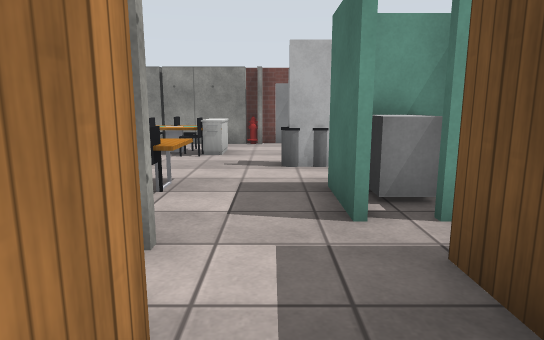
View 1 (above)

16 first-person views from a walk through a robot-simulator world made for Gazebo. The camera is 1.2 m above the floor, tilts 10° down and sees 75° across. Floor lines are 1 m apart. The floor is counted in squares, 1 m on a side. Each view is taken from the middle of a square. On the plan, view 1 faces up. The plan holds only what a view shows up to about 14 squares ahead; the rest is blank. Simple patterns stand in for the simulator's built-in surfaces. Some stock models are drawn as simple stand-ins. Some surface patterns are stand-ins.

View 2
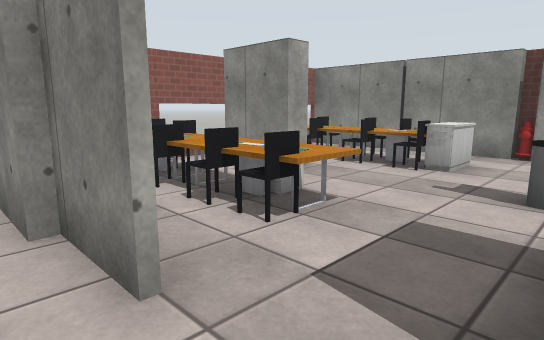

View 3
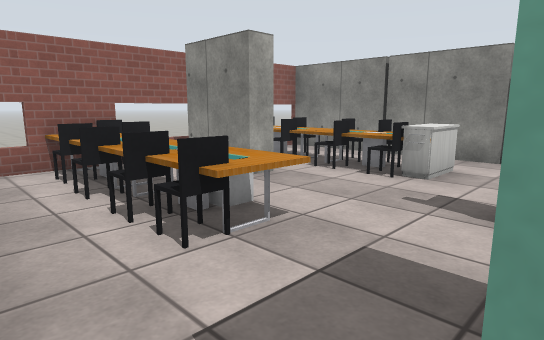

View 4
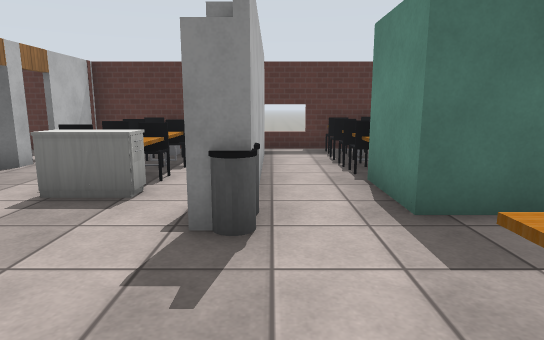

View 5
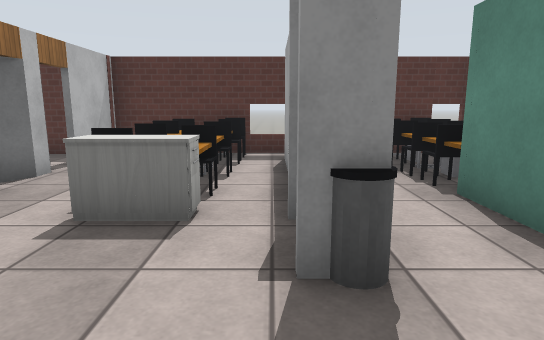

View 6
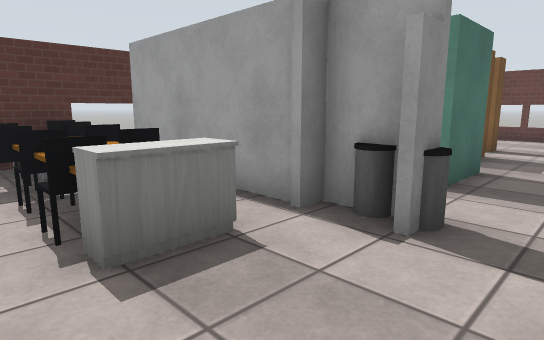

View 7
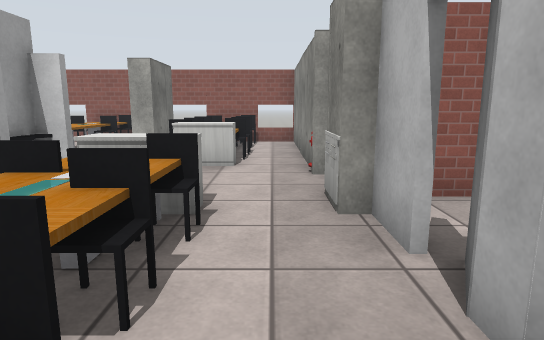

View 8
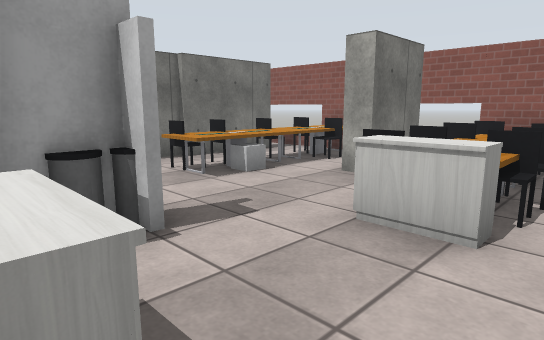

View 9
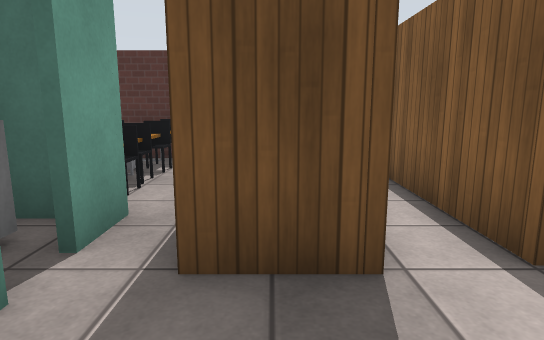

View 10
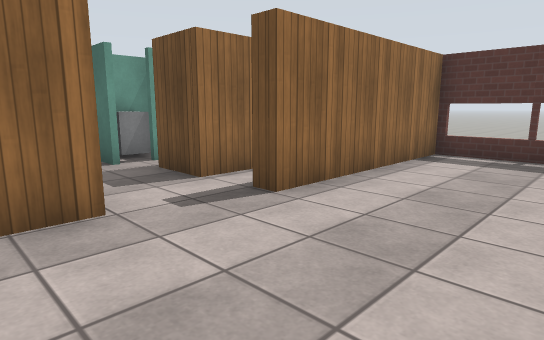

View 11
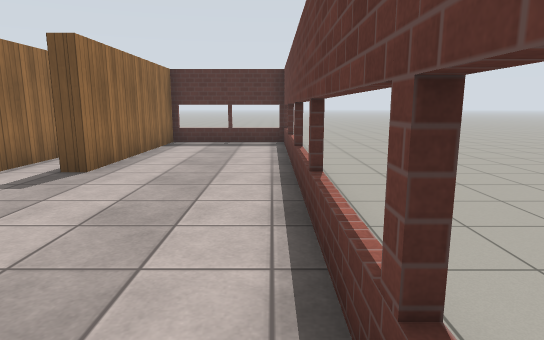

View 12
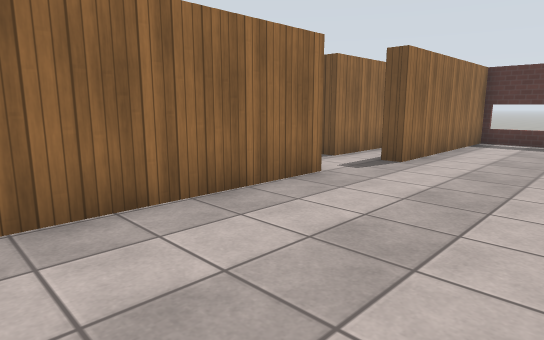

View 13
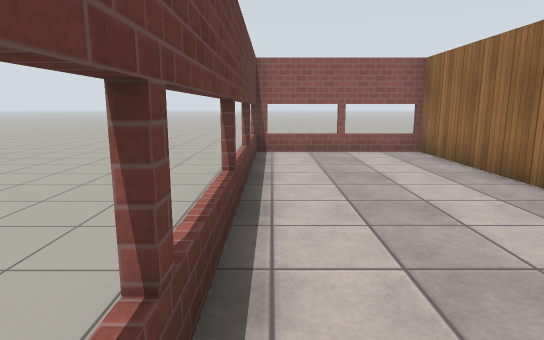

View 14
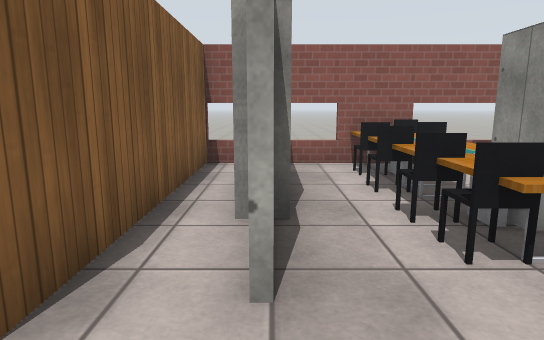

View 15
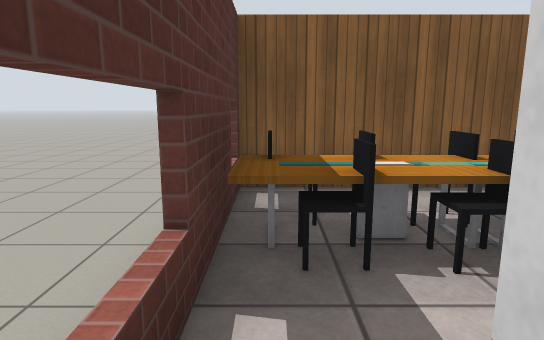

View 16
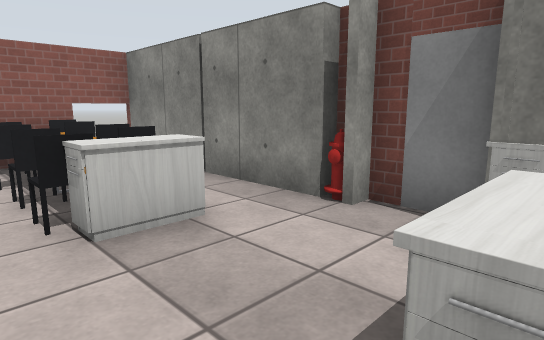

### Floor plan
Ten units are one square. View 1 is at (0, 0); x grows to the right and y downward. Boxes are objects, and circles mark ways between rooms. Rooms are numbered by the first view taken in them; rooms with no view inside come last. Other rooms are left out.
<svg viewBox="-72 -130 152 179">
<path fill="none" stroke="#000" d="M18 -72 18 -77 65 -77M9 -36 9 -54 15 -54M36 -72 14 -72M-10 -29 -28 -29M30 -36 18 -36M-28 -30 -21 -30M-14 -118 -67 -117 -67 -16 -6 -16 -6 -6M1 -121 -6 -121M21 -118 15 -118M-3 -123 -3 -116M-58 -77 -37 -77 -37 -72 -58 -72M14 -12 14 -27M33 -121 21 -121M-57 -32 -27 -32 -27 -26 -41 -26M75 -65 75 -122 54 -121M14 5 14 0M-5 -1 -67 -1 -67 44 75 44 75 5 14 5M62 -72 36 -72M32 -27 75 -27 75 -65"/>
<rect x="-65" y="-55" width="20" height="10" fill="#bbb"><title>office chair</title></rect>
<rect x="-65" y="-65" width="10" height="10" fill="#bbb"><title>office chair</title></rect>
<rect x="-65" y="-95" width="10" height="10" fill="#bbb"><title>office chair</title></rect>
<rect x="-65" y="-105" width="10" height="10" fill="#bbb"><title>office chair</title></rect>
<rect x="-55" y="-65" width="10" height="10" fill="#bbb"><title>office chair</title></rect>
<rect x="-55" y="-95" width="20" height="10" fill="#bbb"><title>office chair</title></rect>
<rect x="-55" y="-105" width="10" height="10" fill="#bbb"><title>office chair</title></rect>
<rect x="-45" y="-55" width="10" height="10" fill="#bbb"><title>office chair</title></rect>
<rect x="-45" y="-65" width="10" height="10" fill="#bbb"><title>table</title></rect>
<rect x="-45" y="-105" width="10" height="10" fill="#bbb"><title>office chair</title></rect>
<rect x="-35" y="-55" width="10" height="10" fill="#bbb"><title>office chair</title></rect>
<rect x="-35" y="-65" width="10" height="10" fill="#bbb"><title>white box</title></rect>
<rect x="-35" y="-95" width="10" height="10" fill="#bbb"><title>office chair</title></rect>
<rect x="-35" y="-105" width="10" height="10" fill="#bbb"><title>office chair</title></rect>
<rect x="-25" y="-55" width="10" height="10" fill="#bbb"><title>office chair</title></rect>
<rect x="-25" y="-65" width="10" height="10" fill="#bbb"><title>table</title></rect>
<rect x="-25" y="-95" width="10" height="10" fill="#bbb"><title>office chair</title></rect>
<rect x="-25" y="-105" width="20" height="10" fill="#bbb"><title>chest of drawers</title></rect>
<rect x="-15" y="-95" width="10" height="10" fill="#bbb"><title>chest of drawers</title></rect>
<rect x="-5" y="-75" width="10" height="10" fill="#bbb"><title>bin</title></rect>
<rect x="5" y="-85" width="10" height="20" fill="#bbb"><title>bin</title></rect>
<rect x="5" y="-115" width="10" height="10" fill="#bbb"><title>chest of drawers</title></rect>
<rect x="5" y="-125" width="10" height="10" fill="#bbb"><title>door leaf</title></rect>
<rect x="15" y="-95" width="10" height="10" fill="#bbb"><title>chest of drawers</title></rect>
<rect x="15" y="-105" width="20" height="10" fill="#bbb"><title>office chair</title></rect>
<rect x="25" y="-95" width="10" height="10" fill="#bbb"><title>office chair</title></rect>
<rect x="35" y="-95" width="20" height="10" fill="#bbb"><title>office chair</title></rect>
<rect x="35" y="-105" width="10" height="10" fill="#bbb"><title>office chair</title></rect>
<rect x="35" y="-125" width="10" height="10" fill="#bbb"><title>door leaf</title></rect>
<rect x="45" y="-105" width="10" height="10" fill="#bbb"><title>office chair</title></rect>
<rect x="55" y="-95" width="10" height="10" fill="#bbb"><title>office chair</title></rect>
<rect x="55" y="-105" width="20" height="10" fill="#bbb"><title>other object</title></rect>
<rect x="65" y="-95" width="10" height="10" fill="#bbb"><title>office chair</title></rect>
<rect x="15" y="-55" width="10" height="10" fill="#bbb"><title>grey box</title></rect>
<rect x="25" y="-55" width="10" height="10" fill="#bbb"><title>office chair</title></rect>
<rect x="35" y="-45" width="10" height="10" fill="#bbb"><title>office chair</title></rect>
<rect x="35" y="-55" width="10" height="10" fill="#bbb"><title>office chair</title></rect>
<rect x="45" y="-45" width="10" height="10" fill="#bbb"><title>office chair</title></rect>
<rect x="45" y="-55" width="10" height="10" fill="#bbb"><title>office chair</title></rect>
<rect x="55" y="-45" width="10" height="10" fill="#bbb"><title>office chair</title></rect>
<rect x="55" y="-55" width="10" height="10" fill="#bbb"><title>office chair</title></rect>
<rect x="65" y="-45" width="10" height="10" fill="#bbb"><title>office chair</title></rect>
<rect x="65" y="-55" width="10" height="10" fill="#bbb"><title>table</title></rect>
<circle cx="5" cy="-5" r="3" fill="#2a7"/>
<circle cx="25" cy="-30" r="3" fill="#2a7"/>
<circle cx="25" cy="-60" r="3" fill="#2a7"/>
<circle cx="70" cy="-70" r="3" fill="#2a7"/>
<text x="0" y="-70">1</text>
<text x="0" y="20">2</text>
<text x="50" y="-50">3</text>
</svg>
Room 1 opens to room 2. Room 1 opens to room 3.

Where each view was taken, in squares from view 1:
view 1: 0 up, 0 right, facing up
view 2: 2 up, 1 right, facing up-left
view 3: 3 up, 1 right, facing up-left
view 4: 7 up, 3 left, facing right
view 5: 8 up, 2 left, facing right
view 6: 11 up, 1 left, facing down-right
view 7: 11 up, 6 right, facing left
view 8: 11 up, 2 right, facing down-left
view 9: 2 up, 1 left, facing right
view 10: 4 down, 2 left, facing up-right
view 11: 4 down, 5 left, facing right
view 12: 4 down, 6 left, facing up-right
view 13: 4 down, 3 right, facing left
view 14: 3 up, 1 right, facing left
view 15: 8 up, 7 right, facing down
view 16: 8 up, 2 right, facing up-left
